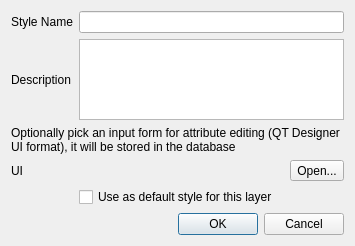
<?xml version="1.0" encoding="UTF-8"?>
<ui version="4.0">
 <class>QgsSaveToDBDialog</class>
 <widget class="QDialog" name="QgsSaveToDBDialog">
  <property name="geometry">
   <rect>
    <x>0</x>
    <y>0</y>
    <width>355</width>
    <height>246</height>
   </rect>
  </property>
  <property name="windowTitle">
   <string>Add column</string>
  </property>
  <property name="modal">
   <bool>true</bool>
  </property>
  <layout class="QGridLayout" name="gridLayout">
   <item row="1" column="0">
    <widget class="QLabel" name="descriptionLabel">
     <property name="text">
      <string>Description</string>
     </property>
    </widget>
   </item>
   <item row="1" column="1">
    <widget class="QPlainTextEdit" name="mDescriptionEdit"/>
   </item>
   <item row="4" column="0">
    <widget class="QLabel" name="mUILabel">
     <property name="text">
      <string>UI</string>
     </property>
     <property name="buddy">
      <cstring>mNameEdit</cstring>
     </property>
    </widget>
   </item>
   <item row="0" column="0">
    <widget class="QLabel" name="nameLabel">
     <property name="text">
      <string>Style Name</string>
     </property>
     <property name="buddy">
      <cstring>mNameEdit</cstring>
     </property>
    </widget>
   </item>
   <item row="0" column="1">
    <widget class="QLineEdit" name="mNameEdit"/>
   </item>
   <item row="6" column="1">
    <widget class="QDialogButtonBox" name="buttonBox">
     <property name="standardButtons">
      <set>QDialogButtonBox::Cancel|QDialogButtonBox::Ok</set>
     </property>
     <property name="centerButtons">
      <bool>false</bool>
     </property>
    </widget>
   </item>
   <item row="5" column="1">
    <widget class="QCheckBox" name="mUseAsDefault">
     <property name="text">
      <string>Use as default style for this layer</string>
     </property>
    </widget>
   </item>
   <item row="4" column="1">
    <layout class="QHBoxLayout" name="horizontalLayout_2">
     <item>
      <widget class="QLabel" name="mFileNameLabel">
       <property name="text">
        <string/>
       </property>
      </widget>
     </item>
     <item>
      <widget class="QToolButton" name="mFilePickButton">
       <property name="sizePolicy">
        <sizepolicy hsizetype="Maximum" vsizetype="Fixed">
         <horstretch>0</horstretch>
         <verstretch>0</verstretch>
        </sizepolicy>
       </property>
       <property name="text">
        <string>Open...</string>
       </property>
      </widget>
     </item>
    </layout>
   </item>
   <item row="2" column="0" rowspan="2" colspan="2">
    <widget class="QLabel" name="label">
     <property name="text">
      <string>Optionally pick an input form for attribute editing (QT Designer UI format), it will be stored in the database</string>
     </property>
     <property name="textFormat">
      <enum>Qt::PlainText</enum>
     </property>
     <property name="scaledContents">
      <bool>false</bool>
     </property>
     <property name="wordWrap">
      <bool>true</bool>
     </property>
    </widget>
   </item>
  </layout>
 </widget>
 <layoutdefault spacing="6" margin="11"/>
 <tabstops>
  <tabstop>mNameEdit</tabstop>
  <tabstop>buttonBox</tabstop>
 </tabstops>
 <resources/>
 <connections>
  <connection>
   <sender>buttonBox</sender>
   <signal>accepted()</signal>
   <receiver>QgsSaveToDBDialog</receiver>
   <slot>accept()</slot>
   <hints>
    <hint type="sourcelabel">
     <x>254</x>
     <y>206</y>
    </hint>
    <hint type="destinationlabel">
     <x>263</x>
     <y>68</y>
    </hint>
   </hints>
  </connection>
  <connection>
   <sender>buttonBox</sender>
   <signal>rejected()</signal>
   <receiver>QgsSaveToDBDialog</receiver>
   <slot>reject()</slot>
   <hints>
    <hint type="sourcelabel">
     <x>254</x>
     <y>206</y>
    </hint>
    <hint type="destinationlabel">
     <x>6</x>
     <y>77</y>
    </hint>
   </hints>
  </connection>
 </connections>
</ui>
